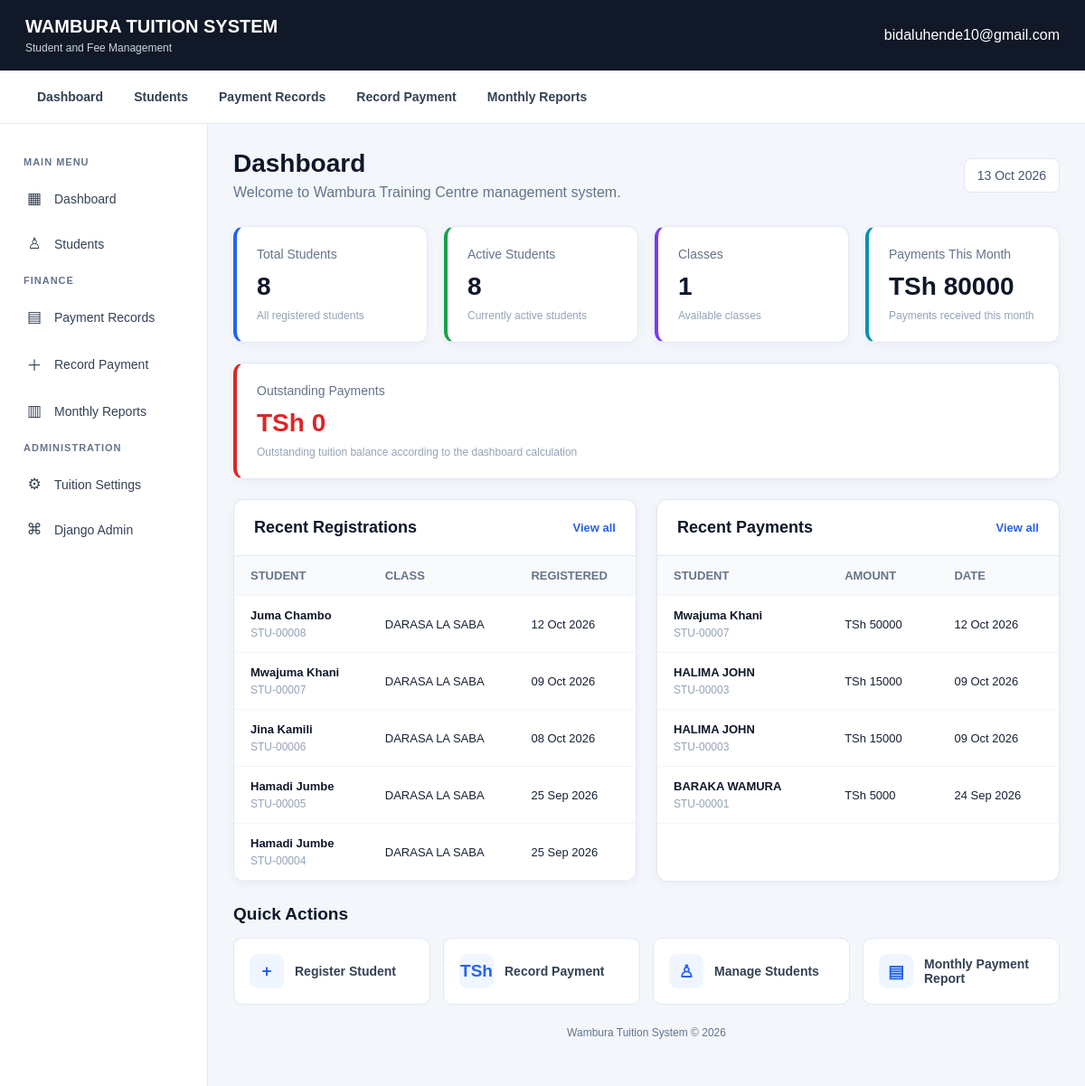
The app's page / (signed in) with its own data.
### students/models.py (models this page shows, shortened)
class Student(models.Model):
    STATUS_CHOICES = [
        ("ACTIVE", "Active"),
        ("INACTIVE", "Inactive"),
    ]
    GENDER_CHOICES = [
        ("MALE", "Male"),
        ("FEMALE", "Female"),
        ("OTHER", "Other"),
    ]
    student_id = models.CharField(
        max_length=20,
        unique=True,
        editable=False
    )
    full_name = models.CharField(
        max_length=200
    )
    gender = models.CharField(
        max_length=10,
        choices=GENDER_CHOICES
    )
    date_of_birth = models.DateField(
        null=True,
        blank=True
    )
    parent_guardian_name = models.CharField(
        max_length=200
    )
    parent_phone = models.CharField(
        max_length=30
    )
    student_class = models.ForeignKey(
        Class,
        on_delete=models.SET_NULL,
        null=True,
        blank=True,
        related_name="students"
    )
    registration_date = models.DateField(
        auto_now_add=True
    )
    status = models.CharField(
        max_length=10,
        choices=STATUS_CHOICES,
        default="ACTIVE"
    )
    created_at = models.DateTimeField(
        auto_now_add=True
    )
    updated_at = models.DateTimeField(
        auto_now=True
    )
    class Meta:
        ordering = ["-registration_date", "full_name"]

### classes/models.py (models this page shows)
class Class(models.Model):
    name = models.CharField(max_length=100, unique=True)
    description = models.TextField(blank=True)
    is_active = models.BooleanField(default=True)
    created_at = models.DateTimeField(auto_now_add=True)
    class Meta:
        ordering = ["name"]
        verbose_name = "Class"
        verbose_name_plural = "Classes"
    def __str__(self):
        return self.name

### payments/models.py (models this page shows, shortened)
class Payment(models.Model):
    PAYMENT_METHOD_CHOICES = [
        ("CASH", "Cash"),
    ]
    MONTH_CHOICES = [
        (1, "January"),
        (2, "February"),
        (3, "March"),
        (4, "April"),
        (5, "May"),
        (6, "June"),
        (7, "July"),
        (8, "August"),
        (9, "September"),
        (10, "October"),
        (11, "November"),
        (12, "December"),
    ]
    student = models.ForeignKey(
        Student,
        on_delete=models.PROTECT,
        related_name="payments"
    )
    amount = models.DecimalField(
        max_digits=12,
        decimal_places=2
    )
    payment_month = models.PositiveSmallIntegerField(
    choices=MONTH_CHOICES
 )
    payment_year = models.PositiveIntegerField()
    payment_date = models.DateField()
    payment_method = models.CharField(
        max_length=20,
        choices=PAYMENT_METHOD_CHOICES,
        default="CASH"
    )
    recorded_by = models.ForeignKey(
        User,
        on_delete=models.PROTECT,
        related_name="recorded_payments"
    )
    created_at = models.DateTimeField(
        auto_now_add=True
    )
    class Meta:
        ordering = [
            "-payment_year",
            "-payment_month",
            "-payment_date",
            "-created_at",
        ]

### dashboard/views.py (the view)
@login_required
def dashboard_home(request):
    today = timezone.localdate()
    total_students = Student.objects.count()
    active_students = Student.objects.filter(
        status="ACTIVE"
    ).count()
    inactive_students = Student.objects.filter(
        status="INACTIVE"
    ).count()
    total_classes = Class.objects.filter(
        is_active=True
    ).count()
    monthly_payments = Payment.objects.filter(
        payment_year=today.year,
        payment_month=today.month
    ).aggregate(
        total=Sum("amount")
    )["total"] or Decimal("0.00")
    outstanding_payments = Decimal("0.00")
    recent_students = (
        Student.objects
        .select_related("student_class")
        .order_by(
            "-registration_date",
            "-id"
        )[:5]
    )
    recent_payments = (
        Payment.objects
        .select_related(
            "student",
            "recorded_by"
        )
        .order_by(
            "-payment_date",
            "-created_at"
        )[:5]
    )
    context = {
        "today": today,
        "total_students": total_students,
        "active_students": active_students,
        "inactive_students": inactive_students,
        "total_classes": total_classes,
        "monthly_payments": monthly_payments,
        "outstanding_payments": outstanding_payments,
        "recent_students": recent_students,
        "recent_payments": recent_payments,
    }
    return render(
        request,
        "dashboard/home.html",
        context
    )

### templates/dashboard/home.html (shortened to what this page needs)
{% extends "base.html" %}
{% block content %}
<div class="dashboard-page">
    <header class="dashboard-header">
        <div>
            <h1>Dashboard</h1>
            <p>Welcome to Wambura Training Centre management system.</p>
        </div>
        <div class="dashboard-date">
            {{ today|date:"d M Y" }}
        </div>
    </header>
    <section class="summary-grid">
        <div class="summary-card students-card">
            <div class="summary-label">Total Students</div>
            <div class="summary-value">{{ total_students|default:0 }}</div>
            <div class="summary-note">All registered students</div>
        </div>
        <div class="summary-card active-card">
            <div class="summary-label">Active Students</div>
            <div class="summary-value">{{ active_students|default:0 }}</div>
            <div class="summary-note">Currently active students</div>
        </div>
        <div class="summary-card classes-card">
            <div class="summary-label">Classes</div>
            <div class="summary-value">{{ total_classes|default:0 }}</div>
            <div class="summary-note">Available classes</div>
        </div>
        <div class="summary-card payments-card">
            <div class="summary-label">Payments This Month</div>
            <div class="summary-value">
                TSh {{ monthly_payments|default:0|floatformat:0 }}
            </div>
            <div class="summary-note">Payments received this month</div>
        </div>
    </section>
    <section class="summary-card outstanding-card">
        <div class="summary-label">Outstanding Payments</div>
        <div class="summary-value">
            TSh {{ outstanding_payments|default:0|floatformat:0 }}
        </div>
        <div class="summary-note">
            Outstanding tuition balance according to the dashboard calculation
        </div>
    </section>
    <section class="dashboard-sections">
        <div class="dashboard-panel">
            <div class="panel-header">
                <h2>Recent Registrations</h2>
                <a href="{% url 'student_list' %}" class="panel-link">
                    View all
                </a>
            </div>
            <div class="table-scroll">
                <table class="dashboard-table">
                    <thead>
                        <tr>
                            <th>Student</th>
                            <th>Class</th>
                            <th>Registered</th>
                        </tr>
                    </thead>
                    <tbody>
                        {% for student in recent_students %}
                            <tr>
                                <td>
                                    <span class="student-name">
                                        {{ student.full_name }}
                                    </span>
                                    <span class="student-id">
                                        {{ student.student_id }}
                                    </span>
                                </td>
                                <td>
                                    {{ student.student_class|default:"—" }}
                                </td>
                                <td>
                                    {{ student.registration_date|date:"d M Y" }}
                                </td>
                            </tr>
                        {% empty %}
                            <tr>
                                <td colspan="3" class="empty-state">
                                    No registrations yet.
                                </td>
                            </tr>
                        {% endfor %}
                    </tbody>
                </table>
            </div>
        </div>
        <div class="dashboard-panel">
            <div class="panel-header">
                <h2>Recent Payments</h2>
                <a href="{% url 'payment_list' %}" class="panel-link">
                    View all
                </a>
            </div>
            <div class="table-scroll">
                <table class="dashboard-table">
                    <thead>
                        <tr>
                            <th>Student</th>
                            <th>Amount</th>
                            <th>Date</th>
                        </tr>
                    </thead>
                    <tbody>
                        {% for payment in recent_payments %}
                            <tr>
                                <td>
                                    <span class="student-name">
                                        {{ payment.student.full_name }}
                                    </span>
                                    <span class="student-id">
                                        {{ payment.student.student_id }}
                                    </span>
                                </td>
                                <td>
                                    TSh {{ payment.amount|floatformat:0 }}
                                </td>
                                <td>
                                    {{ payment.payment_date|date:"d M Y" }}
                                </td>
                            </tr>
                        {% empty %}
                            <tr>
                                <td colspan="3" class="empty-state">
                                    No payments yet.
                                </td>
                            </tr>
                        {% endfor %}
                    </tbody>
                </table>
            </div>
        </div>
    </section>
    <section class="quick-actions">
        <h2>Quick Actions</h2>
        <div class="action-grid">
            <a href="{% url 'student_create' %}" class="action-link">
                <span class="action-symbol">+</span>
                <span>Register Student</span>
            </a>
            <a href="{% url 'payment_create' %}" class="action-link">
                <span class="action-symbol">TSh</span>
                <span>Record Payment</span>
            </a>
            <a href="{% url 'student_list' %}" class="action-link">
                <span class="action-symbol">♙</span>
                <span>Manage Students</span>
            </a>
            <a href="{% url 'monthly_payment_report' %}" class="action-link">
                <span class="action-symbol">▤</span>
                <span>Monthly Payment Report</span>
            </a>
        </div>
    </section>
</div>
{% endblock %}

### templates/base.html (shortened to what this page needs)
<!DOCTYPE html>
<html lang="en">
<head>
</head>
<body>
    <header class="topbar">
        <a href="{% url 'dashboard_home' %}" class="brand">
            WAMBURA TUITION SYSTEM
            <small>Student and Fee Management</small>
        </a>
        <span>
            {% if request.user.is_authenticated %}
                {{ request.user.username }}
            {% endif %}
        </span>
    </header>
<nav class="quick-nav">
    <a href="{% url 'dashboard_home' %}">Dashboard</a>
    <a href="{% url 'student_list' %}">Students</a>
    <a href="{% url 'payment_list' %}">Payment Records</a>
    <a href="{% url 'payment_create' %}">Record Payment</a>
    <a href="{% url 'monthly_payment_report' %}">Monthly Reports</a>
</nav>
    <div class="layout">
<aside class="sidebar">
    <div class="nav-label">MAIN MENU</div>
    <a href="{% url 'dashboard_home' %}">
        <span>▦</span> Dashboard
    </a>
    <a href="{% url 'student_list' %}">
        <span>♙</span> Students
    </a>
    <div class="nav-label">FINANCE</div>
    <a href="{% url 'payment_list' %}">
        <span>▤</span> Payment Records
    </a>
    <a href="{% url 'payment_create' %}">
        <span>＋</span> Record Payment
    </a>
    <a href="{% url 'monthly_payment_report' %}">
        <span>▥</span> Monthly Reports
    </a>
    {% if request.user.is_staff %}
        <div class="nav-label">ADMINISTRATION</div>
        <a href="{% url 'admin:payments_tuitionsetting_changelist' %}">
            <span>⚙</span> Tuition Settings
        </a>
        <a href="{% url 'admin:index' %}" target="_blank">
            <span>⌘</span> Django Admin
        </a>
    {% endif %}
</aside>
        <main class="main">
            <div class="page-container">
                {% block content %}
                {% endblock %}
            </div>
            <footer class="footer">
                Wambura Tuition System &copy; {% now "Y" %}
            </footer>
        </main>
    </div>
</body>
</html>

### templates/base.html (style rules this page uses)
:root { --primary: #1d4ed8; --primary-dark: #1e40af; --background: #f3f6fb; --surface: #ffffff; --text: #172033; --muted: #64748b; --border: #e2e8f0; }
* { box-sizing: border-box; }
body { margin: 0; font-family: Arial, Helvetica, sans-serif; background: var(--background); color: var(--text); }
.topbar { background: #111827; color: white; padding: 18px 28px; display: flex; justify-content: space-between; align-items: center; gap: 16px; flex-wrap: wrap; }
.brand { font-size: 20px; font-weight: 700; }
.brand small { display: block; margin-top: 5px; color: #cbd5e1; font-size: 12px; font-weight: 400; }
.topbar a { color: white; text-decoration: none; }
.layout { display: flex; min-height: calc(100vh - 75px); }
.sidebar { width: 230px; flex-shrink: 0; background: var(--surface); border-right: 1px solid var(--border); padding: 24px 14px; }
.nav-label { color: var(--muted); font-size: 11px; font-weight: bold; letter-spacing: 1px; padding: 0 12px; margin: 12px 0; }
.sidebar a { display: block; padding: 12px; margin-bottom: 5px; border-radius: 8px; color: #334155; text-decoration: none; font-size: 14px; }
.main { flex: 1; min-width: 0; padding: 28px; }
.page-container { max-width: 1500px; margin: 0 auto; }
table { width: 100%; border-collapse: collapse; }
th, td { padding: 13px 12px; border-bottom: 1px solid var(--border); text-align: left; }
th { background: #f8fafc; color: #475569; font-size: 12px; text-transform: uppercase; }
.footer { color: var(--muted); text-align: center; padding: 24px 10px; font-size: 12px; }
.sidebar a { display: flex; align-items: center; gap: 12px; padding: 12px 14px; margin-bottom: 5px; border-radius: 8px; color: #334155; text-decoration: none; font-size: 14px; font-weight: 500; transition: background 0.2s ease, color 0.2s ease; }
.sidebar a span { width: 20px; text-align: center; font-size: 17px; }
.quick-nav { display: flex; flex-wrap: wrap; align-items: center; gap: 8px; padding: 12px 28px; background: #ffffff; border-bottom: 1px solid #e2e8f0; }
.quick-nav a { display: inline-block; padding: 9px 13px; border-radius: 7px; color: #334155; text-decoration: none; font-size: 14px; font-weight: 600; }

### records on screen
Student: full_name "Juma Chambo", student_id "STU-00008", student_class "DARASA LA SABA", registration_date "12 Oct 2026"
Student: full_name "Mwajuma Khani", student_id "STU-00007", student_class "DARASA LA SABA", registration_date "09 Oct 2026"
Student: full_name "Jina Kamili", student_id "STU-00006", student_class "DARASA LA SABA", registration_date "08 Oct 2026"
Student: full_name "Hamadi Jumbe", student_id "STU-00005", student_class "DARASA LA SABA", registration_date "25 Sep 2026"
Student: full_name "Hamadi Jumbe", student_id "STU-00004", student_class "DARASA LA SABA", registration_date "25 Sep 2026"
Payment: student.full_name "Mwajuma Khani", student.student_id "STU-00007", amount "50000", payment_date "12 Oct 2026"
Payment: student.full_name "HALIMA JOHN", student.student_id "STU-00003", amount "15000", payment_date "09 Oct 2026"
Payment: student.full_name "HALIMA JOHN", student.student_id "STU-00003", amount "15000", payment_date "09 Oct 2026"
Payment: student.full_name "BARAKA WAMURA", student.student_id "STU-00001", amount "5000", payment_date "24 Sep 2026"

### other values on screen
{{ request.user.username }} "bidaluhende10@gmail.com"
{{ today|date:"d M Y" }} "13 Oct 2026"
{{ total_students|default:0 }} "8"
{{ active_students|default:0 }} "8"
{{ total_classes|default:0 }} "1"
{{ monthly_payments|default:0|floatformat:0 }} "80000"
{{ outstanding_payments|default:0|floatformat:0 }} "0"
